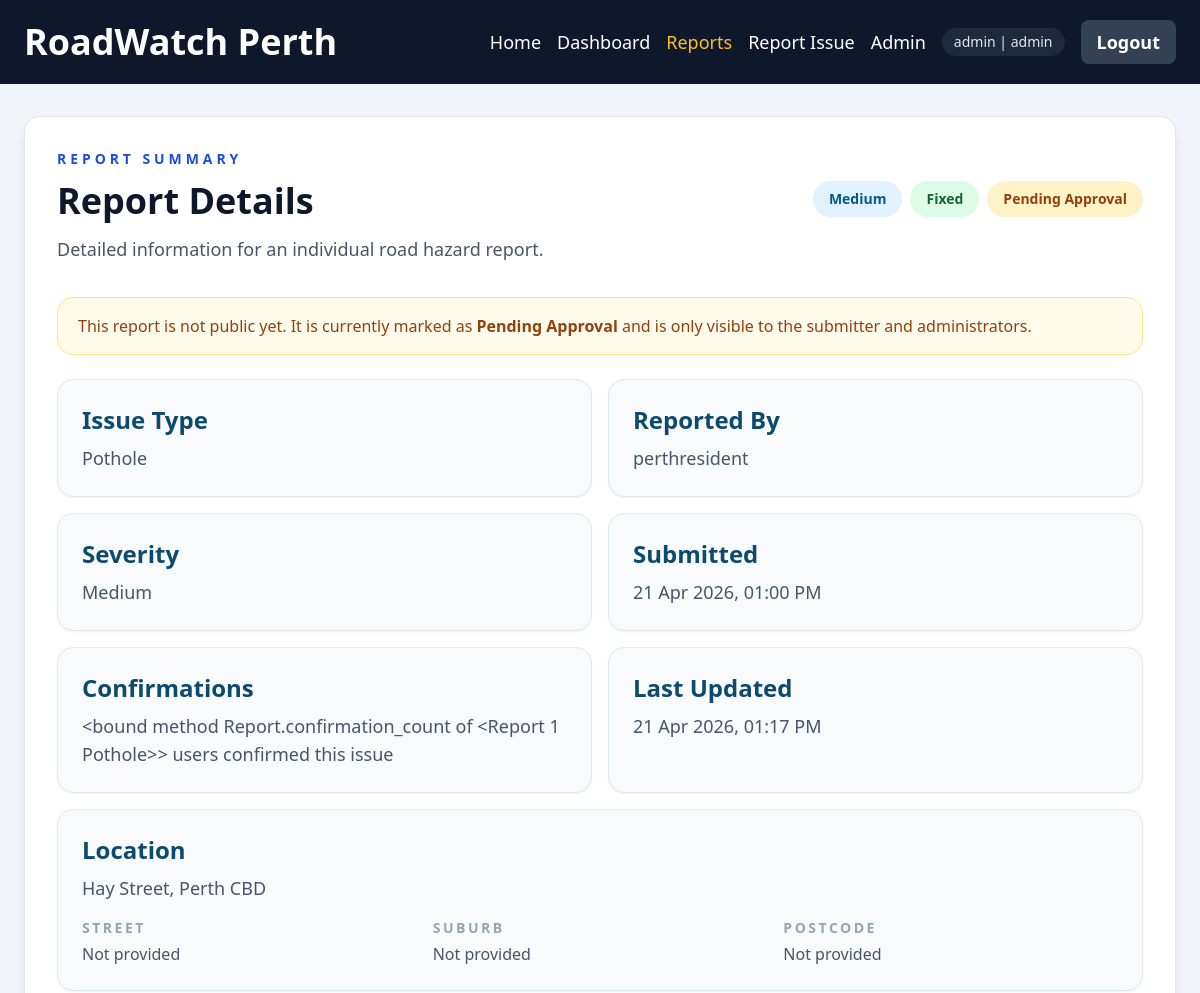
The app's page /reports/1 (signed in, upper part), older data.
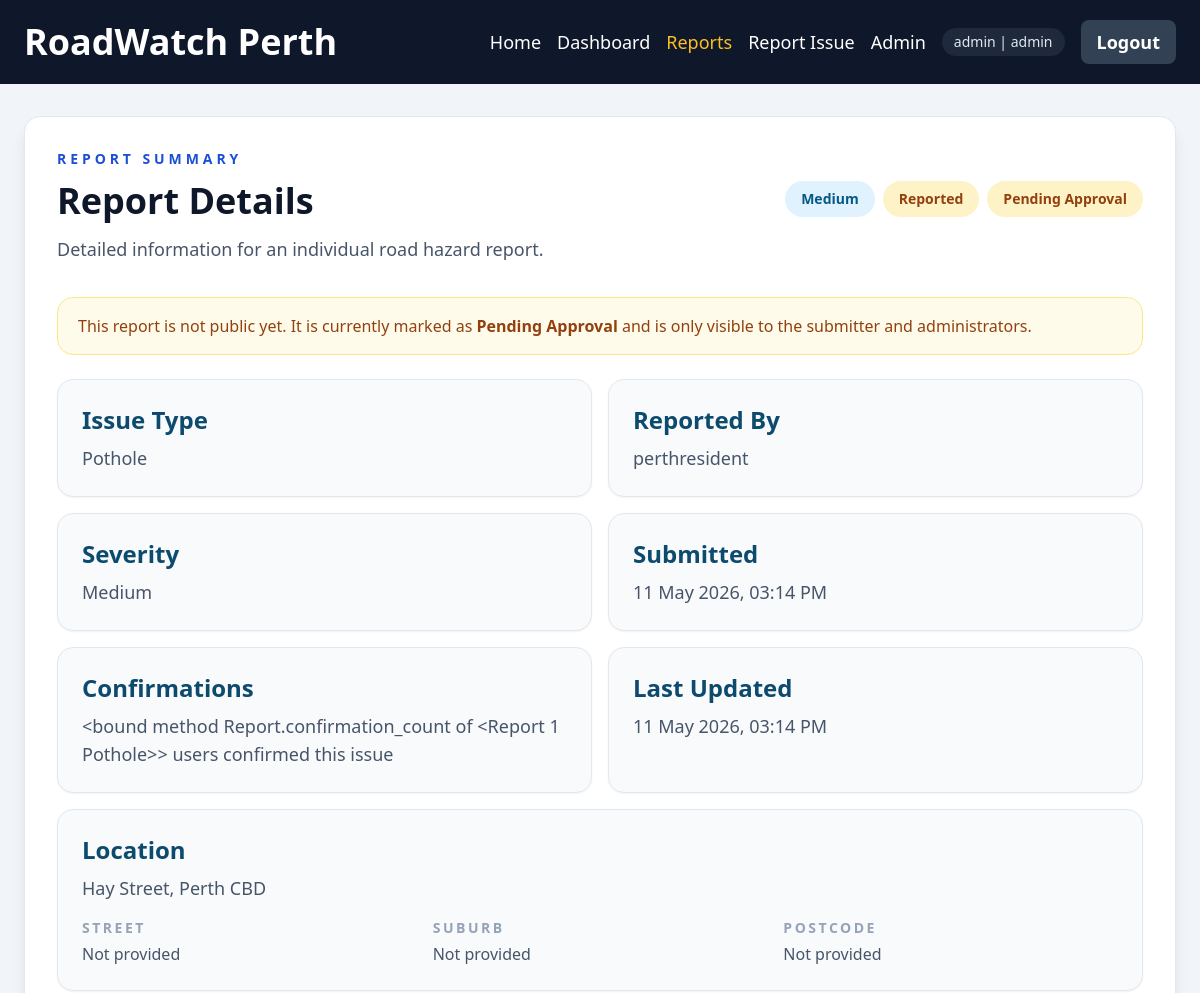
The same page, newer data.
### roadwatch/models.py (models this page shows, shortened)
class User(UserMixin, db.Model):
    __tablename__ = "users"
    id = db.Column(db.Integer, primary_key=True)
    username = db.Column(db.String(50), unique=True, nullable=False, index=True)
    email = db.Column(db.String(255), unique=True, nullable=False, index=True)
    password_hash = db.Column(db.String(255), nullable=False)
    is_admin = db.Column(db.Boolean, nullable=False, default=False)
    is_active = db.Column(db.Boolean, nullable=False, default=True)
    created_at = db.Column(db.DateTime(timezone=True), nullable=False, default=utcnow)
    reports = db.relationship("Report", back_populates="reporter", lazy="dynamic")
    confirmations = db.relationship(
        "Confirmation",
        back_populates="user",
        cascade="all, delete-orphan",
        lazy="dynamic",
    )
    def can_manage(self, report):
        return self.is_admin or report.reporter_id == self.id

class Report(db.Model):
    __tablename__ = "reports"
    ISSUE_TYPES = (
        "Pothole",
        "Broken Road",
        "Crack",
        "Flooding",
        "Missing Sign",
        "Other",
    )
    STATUSES = ("Reported", "Under Review", "Fixed")
    MODERATION_STATUSES = ("Pending Approval", "Approved", "Rejected")
    PENDING_APPROVAL = "Pending Approval"
    APPROVED = "Approved"
    REJECTED = "Rejected"
    SEVERITIES = ("Low", "Medium", "High", "Urgent")
    id = db.Column(db.Integer, primary_key=True)
    issue_type = db.Column(db.String(50), nullable=False, index=True)
    location = db.Column(db.String(255), nullable=False, index=True)
    location_key = db.Column(db.String(255), nullable=False, index=True)
    street_address = db.Column(db.String(255), nullable=False, default="", index=True)
    suburb = db.Column(db.String(120), nullable=False, default="", index=True)
    postcode = db.Column(db.String(10), nullable=False, default="", index=True)
    description = db.Column(db.Text, nullable=False)
    image_url = db.Column(db.String(500), nullable=True)
    status = db.Column(db.String(30), nullable=False, default="Reported", index=True)
    moderation_status = db.Column(
        db.String(30),
        nullable=False,
        default=PENDING_APPROVAL,
        index=True,
    )
    severity = db.Column(db.String(20), nullable=False, default="Medium", index=True)
    is_anonymous = db.Column(db.Boolean, nullable=False, default=False)
    created_at = db.Column(db.DateTime(timezone=True), nullable=False, default=utcnow, index=True)
    updated_at = db.Column(db.DateTime(timezone=True), nullable=False, default=utcnow, onupdate=utcnow)
    reporter_id = db.Column(db.Integer, db.ForeignKey("users.id", ondelete="SET NULL"), nullable=True, index=True)
    reporter = db.relationship("User", back_populates="reports")
    status_notes = db.relationship(
        "ReportStatusNote",
        back_populates="report",
        cascade="all, delete-orphan",
        lazy="dynamic",
        order_by="ReportStatusNote.created_at.desc()",
    )
    confirmations = db.relationship(
        "Confirmation",
        back_populates="report",
        cascade="all, delete-orphan",
    )
    @property
    def reporter_label(self):
        if self.is_anonymous:
            return "Anonymous user"
        if self.reporter:
            return self.reporter.username
        return "Guest reporter"
    def can_be_managed_by(self, user):
        return bool(user and user.is_authenticated and user.can_manage(self))
    @property
    def is_publicly_visible(self):
        return self.moderation_status == self.APPROVED
    def can_be_viewed_by(self, user):
        if self.is_publicly_visible:
            return True
        return bool(user and user.is_authenticated and (user.is_admin or self.reporter_id == user.id))
    def is_confirmed_by(self, user):
        if not user or not user.is_authenticated:
            return False
        return any(confirmation.user_id == user.id for confirmation in self.confirmations)
    def __repr__(self):
        return f"<Report {self.id} {self.issue_type}>"

### roadwatch/reports.py (the view)
@reports_bp.route("/<int:report_id>", methods=["GET"])
def report_details(report_id):
    report = Report.query.get_or_404(report_id)
    if not report.can_be_viewed_by(current_user):
        flash("This report is waiting for admin approval and is not public yet.", "warning")
        return redirect(url_for("reports.list_reports"))
    return render_template("report_details.html", report=report)

### roadwatch/security.py (called while the page is built)
def generate_csrf_token():
    token = session.get("_csrf_token")
    if token is None:
        token = token_hex(16)
        session["_csrf_token"] = token
    return token

def validate_csrf():
    if request.method not in {"POST", "PUT", "PATCH", "DELETE"}:
        return
    submitted_token = request.form.get("csrf_token") or request.headers.get("X-CSRF-Token")
    if not submitted_token or submitted_token != session.get("_csrf_token"):
        abort(400)

### templates/report_details.html (shortened to what this page needs)
{% extends "base.html" %}
{% block content %}
  <section class="rounded-2xl border border-slate-200 bg-white p-8 shadow-lg">
    <p class="mb-3 text-sm font-bold uppercase tracking-[0.28em] text-blue-700">Report Summary</p>
    <div class="mb-8 flex flex-wrap items-start justify-between gap-4">
      <div>
        <h1 class="mb-3 text-4xl font-bold text-slate-900">Report Details</h1>
        <p class="text-lg leading-8 text-slate-600">Detailed information for an individual road hazard report.</p>
      </div>
      <div class="flex flex-wrap gap-2">
        <span class="rounded-full px-4 py-2 text-sm font-bold {{ severity_styles[report.severity] }}">{{ report.severity }}</span>
        <span class="rounded-full px-4 py-2 text-sm font-bold {{ status_styles[report.status] }}">{{ report.status }}</span>
        {% if current_user.is_authenticated and (current_user.is_admin or report.reporter_id == current_user.id) %}
          <span class="rounded-full px-4 py-2 text-sm font-bold {{ moderation_styles[report.moderation_status] }}">{{ report.moderation_status }}</span>
        {% endif %}
      </div>
    </div>
    {% if report.moderation_status != "Approved" and current_user.is_authenticated and (current_user.is_admin or report.reporter_id == current_user.id) %}
      <div class="mb-6 rounded-2xl border border-amber-200 bg-amber-50 px-5 py-4 text-base text-amber-800">
        This report is not public yet. It is currently marked as <strong>{{ report.moderation_status }}</strong> and is only visible to the submitter and administrators.
      </div>
    {% endif %}
    <div class="grid gap-4 md:grid-cols-2">
      <div class="rounded-2xl border border-slate-200 bg-slate-50 p-6 shadow-sm">
        <h2 class="mb-2 text-2xl font-bold text-sky-900">Issue Type</h2>
        <p class="text-lg text-slate-600">{{ report.issue_type }}</p>
      </div>
      <div class="rounded-2xl border border-slate-200 bg-slate-50 p-6 shadow-sm">
        <h2 class="mb-2 text-2xl font-bold text-sky-900">Reported By</h2>
        <p class="text-lg text-slate-600">{{ report.reporter_label }}</p>
      </div>
      <div class="rounded-2xl border border-slate-200 bg-slate-50 p-6 shadow-sm">
        <h2 class="mb-2 text-2xl font-bold text-sky-900">Severity</h2>
        <p class="text-lg text-slate-600">{{ report.severity }}</p>
      </div>
      <div class="rounded-2xl border border-slate-200 bg-slate-50 p-6 shadow-sm">
        <h2 class="mb-2 text-2xl font-bold text-sky-900">Submitted</h2>
        <p class="text-lg text-slate-600">{{ report.created_at|datetime_label }}</p>
      </div>
      <div class="rounded-2xl border border-slate-200 bg-slate-50 p-6 shadow-sm">
        <h2 class="mb-2 text-2xl font-bold text-sky-900">Confirmations</h2>
        <p class="text-lg text-slate-600">{{ report.confirmation_count }} user{% if report.confirmation_count != 1 %}s{% endif %} confirmed this issue</p>
      </div>
      <div class="rounded-2xl border border-slate-200 bg-slate-50 p-6 shadow-sm">
        <h2 class="mb-2 text-2xl font-bold text-sky-900">Last Updated</h2>
        <p class="text-lg text-slate-600">{{ report.updated_at|datetime_label }}</p>
      </div>
      <div class="rounded-2xl border border-slate-200 bg-slate-50 p-6 shadow-sm md:col-span-2">
        <h2 class="mb-2 text-2xl font-bold text-sky-900">Location</h2>
        <p class="text-lg text-slate-600">{{ report.location }}</p>
        <div class="mt-4 grid gap-4 md:grid-cols-3">
          <div>
            <p class="text-sm font-semibold uppercase tracking-[0.18em] text-slate-400">Street</p>
            <p class="mt-1 text-base text-slate-600">{{ report.street_address or "Not provided" }}</p>
          </div>
          <div>
            <p class="text-sm font-semibold uppercase tracking-[0.18em] text-slate-400">Suburb</p>
            <p class="mt-1 text-base text-slate-600">{{ report.suburb or "Not provided" }}</p>
          </div>
          <div>
            <p class="text-sm font-semibold uppercase tracking-[0.18em] text-slate-400">Postcode</p>
            <p class="mt-1 text-base text-slate-600">{{ report.postcode or "Not provided" }}</p>
          </div>
        </div>
      </div>
        {% set notes = report.status_notes.all() %}
    </div>
  </section>
{% endblock %}

### templates/base.html (shortened to what this page needs)
<!DOCTYPE html>
<html lang="en">
<head>
  <script src="https://cdn.tailwindcss.com"></script>
</head>
<body class="min-h-screen bg-slate-100 text-slate-800">
  <nav class="bg-slate-900">
    <div class="mx-auto flex max-w-7xl flex-wrap items-center justify-between gap-4 px-6 py-5">
      <a href="{{ url_for('main.index') }}" class="text-4xl font-bold text-white no-underline">RoadWatch Perth</a>
      <div class="flex flex-wrap items-center gap-4 text-base text-white md:text-lg">
        <a href="{{ url_for('main.index') }}" class="{% if request.endpoint == 'main.index' %}text-amber-400{% else %}hover:text-amber-400{% endif %}">Home</a>
        <a href="{{ url_for('main.dashboard') }}" class="{% if request.endpoint == 'main.dashboard' %}text-amber-400{% else %}hover:text-amber-400{% endif %}">Dashboard</a>
        <a href="{{ url_for('reports.list_reports') }}" class="{% if request.endpoint == 'reports.list_reports' or request.endpoint == 'reports.report_details' %}text-amber-400{% else %}hover:text-amber-400{% endif %}">Reports</a>
        <a href="{{ url_for('reports.create_report') }}" class="{% if request.endpoint == 'reports.create_report' or request.endpoint == 'reports.edit_report' %}text-amber-400{% else %}hover:text-amber-400{% endif %}">Report Issue</a>
        {% if current_user.is_authenticated %}
          {% if current_user.is_admin %}
            <a href="{{ url_for('admin.admin_panel') }}" class="{% if request.endpoint == 'admin.admin_panel' %}text-amber-400{% else %}hover:text-amber-400{% endif %}">Admin</a>
          {% endif %}
          <span class="rounded-full bg-slate-800 px-3 py-1 text-sm text-slate-200">
            {{ current_user.username }}{% if current_user.is_admin %} | admin{% endif %}
          </span>
          <form method="post" action="{{ url_for('auth.logout') }}">
            <button type="submit" class="rounded-lg bg-slate-700 px-4 py-2 font-semibold text-white hover:bg-slate-600">Logout</button>
          </form>
        {% endif %}
      </div>
    </div>
  </nav>
  <main class="px-6 py-8">
    <div class="mx-auto max-w-7xl">
      {% block content %}{% endblock %}
    </div>
  </main>
</body>
</html>

Row changes from the older to the newer data that the page shows:
changed Report "Pothole": status "Fixed" → "Reported"; created_at "21 Apr 2026, 01:00 PM" → "11 May 2026, 03:14 PM"; updated_at "21 Apr 2026, 01:17 PM" → "11 May 2026, 03:14 PM"
